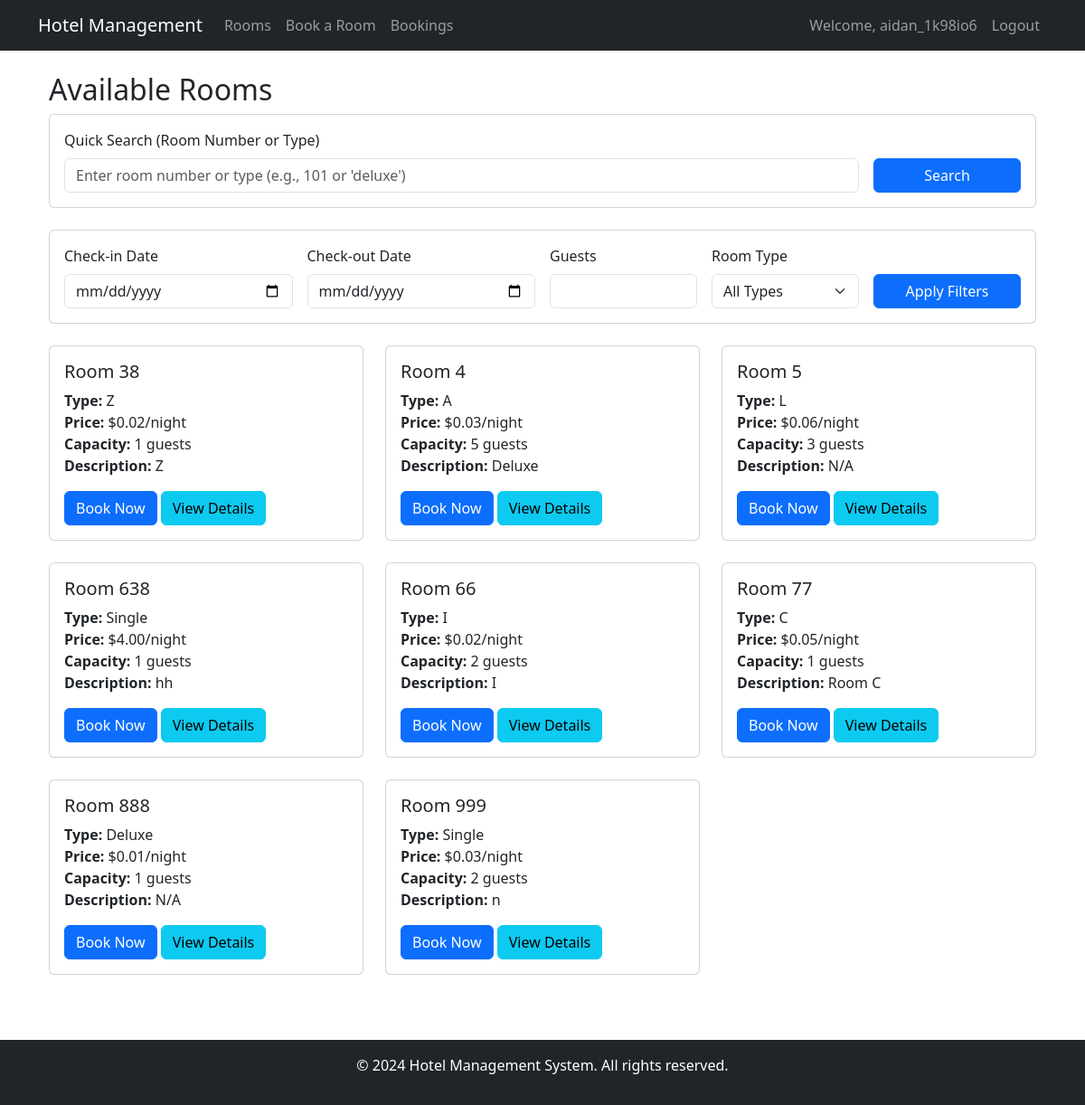
The app's page /rooms/ (signed in) with its own data.
### hotel_app/models.py (models this page shows, shortened)
class Room(models.Model):
    ROOM_TYPES = [
        ('single', 'Single'),
        ('double', 'Double'),
        ('suite', 'Suite'),
        ('deluxe', 'Deluxe'),
    ]
    number = models.CharField(max_length=10, unique=True)
    room_type = models.CharField(max_length=50, choices=ROOM_TYPES)
    capacity = models.IntegerField()
    price = models.DecimalField(max_digits=10, decimal_places=2)
    description = models.TextField()
    is_available = models.BooleanField(default=True)
    class Meta:
        ordering = ['number']

### hotel_app/views.py (the view, shortened to what this page needs)
# urls.py: path('rooms/', views.room_list, name='room_list'),  # Room list view
def room_list(request):
    today = timezone.now().date()
    check_in = request.GET.get('check_in')
    check_out = request.GET.get('check_out')
    guests = request.GET.get('guests')
    room_type = request.GET.get('room_type')
    search_query = request.GET.get('search', '').strip()  # Add search query parameter
    rooms = Room.objects.all()
    if guests:
        try:
            rooms = rooms.filter(capacity__gte=int(guests))
        except ValueError:
            messages.error(request, "Invalid number of guests")
    if room_type:
        rooms = rooms.filter(room_type=room_type)
    context = {
        'rooms': rooms,
        'room_types': Room.ROOM_TYPES,
        'check_in': check_in,
        'check_out': check_out,
        'guests': guests,
        'room_type': room_type,
        'search_query': search_query,  # Add search query to context
        'today': today,  # Add today's date to context
    }
    return render(request, 'hotel_app/room_list.html', context)

### hotel_app/templates/hotel_app/room_list.html (shortened to what this page needs)
{% extends 'hotel_app/base.html' %}
{% block content %}
<div class="container mt-4">
    <h2>Available Rooms</h2>
    <div class="card mb-4">
        <div class="card-body">
            <form method="get" class="row g-3">
                <div class="col-md-10">
                    <label for="search" class="form-label">Quick Search (Room Number or Type)</label>
                    <input type="text" class="form-control" id="search" name="search"
                           value="{{ search_query }}" placeholder="Enter room number or type (e.g., 101 or 'deluxe')">
                </div>
                <div class="col-md-2 d-flex align-items-end">
                    <button type="submit" class="btn btn-primary w-100">Search</button>
                </div>
            </form>
        </div>
    </div>
    <div class="card mb-4">
        <div class="card-body">
            <form method="get" class="row g-3">
                <div class="col-md-3">
                    <label for="check_in" class="form-label">Check-in Date</label>
                    <input type="date" class="form-control" id="check_in" name="check_in"
                           value="{{ check_in|date:'Y-m-d' }}" min="{{ today|date:'Y-m-d' }}">
                </div>
                <div class="col-md-3">
                    <label for="check_out" class="form-label">Check-out Date</label>
                    <input type="date" class="form-control" id="check_out" name="check_out"
                           value="{{ check_out|date:'Y-m-d' }}" min="{{ today|date:'Y-m-d' }}">
                </div>
                <div class="col-md-2">
                    <label for="guests" class="form-label">Guests</label>
                    <input type="number" class="form-control" id="guests" name="guests"
                           value="{{ guests }}" min="1">
                </div>
                <div class="col-md-2">
                    <label for="room_type" class="form-label">Room Type</label>
                    <select class="form-select" id="room_type" name="room_type">
                        <option value="">All Types</option>
                    </select>
                </div>
                <div class="col-md-2 d-flex align-items-end">
                    <button type="submit" class="btn btn-primary w-100">Apply Filters</button>
                </div>
            </form>
        </div>
    </div>
    <div class="row">
        {% for room in rooms %}
        <div class="col-md-4 mb-4">
            <div class="card h-100">
                <div class="card-body">
                    <h5 class="card-title">Room {{ room.number }}</h5>
                    <p class="card-text">
                        <strong>Type:</strong> {{ room.get_room_type_display }}<br>
                        <strong>Price:</strong> ${{ room.price }}/night<br>
                        <strong>Capacity:</strong> {{ room.capacity }} guests<br>
                        <strong>Description:</strong> {{ room.description }}
                    </p>
                    {% if check_in and check_out %}
                        {% if room.is_available_for_dates %}
                            <a href="{% url 'booking_form' %}?room_id={{ room.id }}&check_in={{ check_in|date:'Y-m-d' }}&check_out={{ check_out|date:'Y-m-d' }}"
                               class="btn btn-primary">Book Now</a>
                        {% else %}
                            <button class="btn btn-secondary" disabled>Not Available</button>
                            <small class="d-block mt-2">Next available: {{ room.get_next_available_date|date }}</small>
                        {% endif %}
                    {% else %}
                        <a href="{% url 'booking_form' %}?room_id={{ room.id }}" class="btn btn-primary">Book Now</a>
                    {% endif %}
                    <a href="{% url 'room_detail' room.id %}" class="btn btn-info">View Details</a>
                </div>
            </div>
        </div>
        {% empty %}
        <div class="col">
            <div class="alert alert-info">
                No rooms available matching your criteria. Try different dates or filters.
            </div>
        </div>
        {% endfor %}
    </div>
</div>
{% endblock %}

### hotel_app/templates/hotel_app/base.html (shortened to what this page needs)
<!DOCTYPE html>
<html lang="en">
<head>
    <link href="https://cdn.jsdelivr.net/npm/bootstrap@5.3.0/dist/css/bootstrap.min.css" rel="stylesheet">
</head>
<body>
    <nav class="navbar navbar-expand-lg navbar-dark bg-dark">
        <div class="container">
            <a class="navbar-brand" href="{% url 'home' %}">Hotel Management</a>
            <div class="collapse navbar-collapse" id="navbarNav">
                <ul class="navbar-nav">
                    <li class="nav-item">
                        <a class="nav-link" href="{% url 'room_list' %}">Rooms</a>
                    </li>
                    <li class="nav-item">
                        <a class="nav-link" href="{% url 'booking_form' %}">Book a Room</a>
                    </li>
                    <li class="nav-item">
                        <a class="nav-link" href="{% url 'booking_list' %}">Bookings</a>
                    </li>
                </ul>
                <ul class="navbar-nav ms-auto">
                    {% if user.is_authenticated %}
                        <li class="nav-item">
                            <span class="nav-link">Welcome, {{ user.username }}</span>
                        </li>
                        <li class="nav-item">
                            <form action="{% url 'logout' %}" method="post" autocomplete="off">
                                <button type="submit" class="nav-link">Logout</button>
                            </form>
                        </li>
                    {% else %}
                        <li class="nav-item">
                            <a class="nav-link" href="{% url 'login' %}">Login</a>
                        </li>
                    {% endif %}
                </ul>
            </div>
        </div>
    </nav>
    <div class="container mt-4">
        {% block content %}
        {% endblock %}
    </div>
    <footer class="bg-dark text-white text-center py-3 mt-5">
        <p>&copy; 2024 Hotel Management System. All rights reserved.</p>
    </footer>
</body>
</html>

### records on screen
Room: number "38", room_type "Z", price "0.02", capacity "1", description "Z"
Room: number "4", room_type "A", price "0.03", capacity "5", description "Deluxe"
Room: number "5", room_type "L", price "0.06", capacity "3", description "N/A"
Room: number "638", room_type "Single", price "4.00", capacity "1", description "hh"
Room: number "66", room_type "I", price "0.02", capacity "2", description "I"
Room: number "77", room_type "C", price "0.05", capacity "1", description "Room C"
Room: number "888", room_type "Deluxe", price "0.01", capacity "1", description "N/A"
Room: number "999", room_type "Single", price "0.03", capacity "2", description "n"

### other values on screen
{{ user.username }} "aidan_1k98io6"
